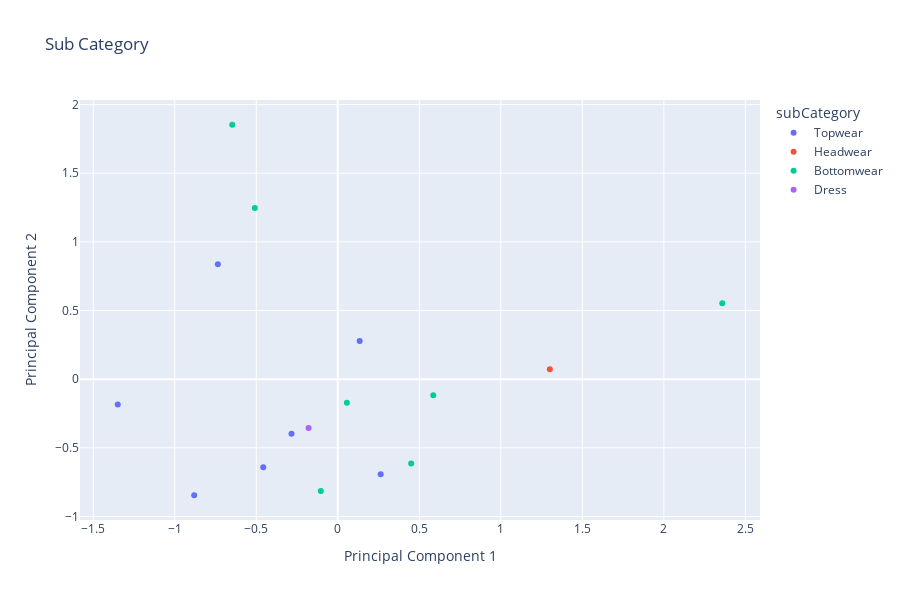

Here is the notebook cell this chart was saved with:
### Code cell
fig = px.scatter(train, x=0, y=1, color="subCategory", title='Sub Category', height=600, labels={
                     "0": "Principal Component 1",
                     "1": "Principal Component 2"})
fig.show()

### Figure 1 — Plotly figure (JSON) as saved in the notebook; plotly's stock layout.template omitted (floating-point values rounded to 4 significant figures)
{"data": [{"hovertemplate": "subCategory=Topwear<br>Principal Component 1=%{x}<br>Principal Component 2=%{y}<extra></extra>", "legendgroup": "Topwear", "marker": {"color": "#636efa", "symbol": "circle"}, "mode": "markers", "name": "Topwear", "orientation": "v", "showlegend": true, "type": "scatter", "x": [0.1341, 0.2629, -0.284, -0.8809, -0.4572, -0.7357, -1.35], "xaxis": "x", "y": [0.2769, -0.6922, -0.3982, -0.8456, -0.6425, 0.8365, -0.185], "yaxis": "y"}, {"hovertemplate": "subCategory=Headwear<br>Principal Component 1=%{x}<br>Principal Component 2=%{y}<extra></extra>", "legendgroup": "Headwear", "marker": {"color": "#EF553B", "symbol": "circle"}, "mode": "markers", "name": "Headwear", "orientation": "v", "showlegend": true, "type": "scatter", "x": [1.301], "xaxis": "x", "y": [0.07274], "yaxis": "y"}, {"hovertemplate": "subCategory=Bottomwear<br>Principal Component 1=%{x}<br>Principal Component 2=%{y}<extra></extra>", "legendgroup": "Bottomwear", "marker": {"color": "#00cc96", "symbol": "circle"}, "mode": "markers", "name": "Bottomwear", "orientation": "v", "showlegend": true, "type": "scatter", "x": [-0.1044, 0.05564, 0.4502, 2.358, 0.5856, -0.6474, -0.5089], "xaxis": "x", "y": [-0.8145, -0.1724, -0.6147, 0.5529, -0.1169, 1.853, 1.247], "yaxis": "y"}, {"hovertemplate": "subCategory=Dress<br>Principal Component 1=%{x}<br>Principal Component 2=%{y}<extra></extra>", "legendgroup": "Dress", "marker": {"color": "#ab63fa", "symbol": "circle"}, "mode": "markers", "name": "Dress", "orientation": "v", "showlegend": true, "type": "scatter", "x": [-0.1792], "xaxis": "x", "y": [-0.3567], "yaxis": "y"}], "layout": {"height": 600, "legend": {"title": {"text": "subCategory"}, "tracegroupgap": 0}, "title": {"text": "Sub Category"}, "xaxis": {"anchor": "y", "domain": [0, 1], "title": {"text": "Principal Component 1"}}, "yaxis": {"anchor": "x", "domain": [0, 1], "title": {"text": "Principal Component 2"}}}}
